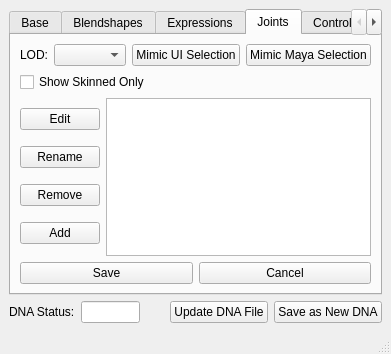
<?xml version="1.0" encoding="UTF-8"?>
<ui version="4.0">
 <class>MainWindow</class>
 <widget class="QMainWindow" name="MainWindow">
  <property name="geometry">
   <rect>
    <x>0</x>
    <y>0</y>
    <width>365</width>
    <height>354</height>
   </rect>
  </property>
  <property name="windowTitle">
   <string>MainWindow</string>
  </property>
  <widget class="QWidget" name="centralwidget">
   <layout class="QVBoxLayout" name="verticalLayout_2">
    <item>
     <widget class="QTabWidget" name="main_tabWidget">
      <property name="currentIndex">
       <number>3</number>
      </property>
      <widget class="QWidget" name="tab_5">
       <attribute name="title">
        <string>Base</string>
       </attribute>
       <layout class="QVBoxLayout" name="verticalLayout_10">
        <item>
         <spacer name="verticalSpacer_3">
          <property name="orientation">
           <enum>Qt::Vertical</enum>
          </property>
          <property name="sizeHint" stdset="0">
           <size>
            <width>20</width>
            <height>40</height>
           </size>
          </property>
         </spacer>
        </item>
        <item>
         <layout class="QHBoxLayout" name="horizontalLayout_9">
          <item>
           <widget class="QLabel" name="dna_path_label">
            <property name="text">
             <string>DNA Path:</string>
            </property>
           </widget>
          </item>
          <item>
           <widget class="QLineEdit" name="dna_path_lineEdit"/>
          </item>
          <item>
           <widget class="QPushButton" name="browse_pushButton">
            <property name="text">
             <string>Browse</string>
            </property>
           </widget>
          </item>
         </layout>
        </item>
        <item>
         <layout class="QGridLayout" name="gridLayout">
          <item row="2" column="3">
           <widget class="QCheckBox" name="lod_7_checkBox">
            <property name="text">
             <string>7</string>
            </property>
           </widget>
          </item>
          <item row="1" column="2">
           <widget class="QCheckBox" name="lod_2_checkBox">
            <property name="text">
             <string>2</string>
            </property>
           </widget>
          </item>
          <item row="1" column="0">
           <widget class="QCheckBox" name="lod_0_checkBox">
            <property name="text">
             <string>0</string>
            </property>
           </widget>
          </item>
          <item row="2" column="2">
           <widget class="QCheckBox" name="lod_6_checkBox">
            <property name="text">
             <string>6</string>
            </property>
           </widget>
          </item>
          <item row="2" column="0">
           <widget class="QCheckBox" name="lod_4_checkBox">
            <property name="text">
             <string>4</string>
            </property>
           </widget>
          </item>
          <item row="1" column="1">
           <widget class="QCheckBox" name="lod_1_checkBox">
            <property name="text">
             <string>1</string>
            </property>
           </widget>
          </item>
          <item row="1" column="3">
           <widget class="QCheckBox" name="lod_3_checkBox">
            <property name="text">
             <string>3</string>
            </property>
           </widget>
          </item>
          <item row="2" column="1">
           <widget class="QCheckBox" name="lod_5_checkBox">
            <property name="text">
             <string>5</string>
            </property>
           </widget>
          </item>
          <item row="0" column="0">
           <widget class="QLabel" name="label_4">
            <property name="text">
             <string>LODs to Build:</string>
            </property>
           </widget>
          </item>
         </layout>
        </item>
        <item>
         <widget class="QPushButton" name="load_dna_build_rig_pushButton">
          <property name="text">
           <string>Load DNA and Build Rig</string>
          </property>
         </widget>
        </item>
        <item>
         <widget class="QCheckBox" name="load_dna_only_checkBox">
          <property name="text">
           <string>Load DNA Only</string>
          </property>
         </widget>
        </item>
        <item>
         <spacer name="verticalSpacer">
          <property name="orientation">
           <enum>Qt::Vertical</enum>
          </property>
          <property name="sizeHint" stdset="0">
           <size>
            <width>20</width>
            <height>40</height>
           </size>
          </property>
         </spacer>
        </item>
        <item>
         <widget class="QPushButton" name="update_base_mesh_pushButton">
          <property name="text">
           <string>Update Base Mesh with Selected</string>
          </property>
         </widget>
        </item>
        <item>
         <layout class="QHBoxLayout" name="horizontalLayout_13">
          <item>
           <widget class="QCheckBox" name="auto_position_neutral_joints_checkBox">
            <property name="text">
             <string>Auto Position Joints</string>
            </property>
           </widget>
          </item>
          <item>
           <widget class="QComboBox" name="basemesh_update_lod_comboBox"/>
          </item>
         </layout>
        </item>
        <item>
         <spacer name="verticalSpacer_2">
          <property name="orientation">
           <enum>Qt::Vertical</enum>
          </property>
          <property name="sizeHint" stdset="0">
           <size>
            <width>20</width>
            <height>40</height>
           </size>
          </property>
         </spacer>
        </item>
       </layout>
      </widget>
      <widget class="QWidget" name="tab">
       <attribute name="title">
        <string>Blendshapes</string>
       </attribute>
       <layout class="QVBoxLayout" name="verticalLayout_6">
        <item>
         <layout class="QHBoxLayout" name="horizontalLayout_12">
          <item>
           <widget class="QLabel" name="label">
            <property name="text">
             <string>Mesh:</string>
            </property>
           </widget>
          </item>
          <item alignment="Qt::AlignRight">
           <widget class="QComboBox" name="mesh_blendshape_comboBox">
            <property name="sizePolicy">
             <sizepolicy hsizetype="MinimumExpanding" vsizetype="Fixed">
              <horstretch>0</horstretch>
              <verstretch>0</verstretch>
             </sizepolicy>
            </property>
            <property name="minimumSize">
             <size>
              <width>200</width>
              <height>0</height>
             </size>
            </property>
           </widget>
          </item>
         </layout>
        </item>
        <item>
         <layout class="QHBoxLayout" name="horizontalLayout_5">
          <item>
           <layout class="QVBoxLayout" name="verticalLayout">
            <item>
             <widget class="QPushButton" name="edit_blendshape_pushButton">
              <property name="text">
               <string>Edit</string>
              </property>
             </widget>
            </item>
            <item>
             <widget class="QPushButton" name="clear_blendshape_pushButton">
              <property name="text">
               <string>Remove</string>
              </property>
             </widget>
            </item>
            <item>
             <widget class="QPushButton" name="rename_blendshape_pushButton">
              <property name="text">
               <string>Rename</string>
              </property>
             </widget>
            </item>
           </layout>
          </item>
          <item>
           <widget class="QListWidget" name="blendshape_listWidget"/>
          </item>
         </layout>
        </item>
        <item>
         <layout class="QHBoxLayout" name="horizontalLayout_7">
          <item>
           <widget class="QPushButton" name="save_blendshape_pushButton">
            <property name="text">
             <string>Save</string>
            </property>
           </widget>
          </item>
          <item>
           <widget class="QPushButton" name="cancel_blendshape_pushButton">
            <property name="text">
             <string>Cancel</string>
            </property>
           </widget>
          </item>
         </layout>
        </item>
       </layout>
      </widget>
      <widget class="QWidget" name="tab_2">
       <attribute name="title">
        <string>Expressions</string>
       </attribute>
       <layout class="QVBoxLayout" name="verticalLayout_7">
        <item>
         <layout class="QHBoxLayout" name="horizontalLayout">
          <item>
           <layout class="QVBoxLayout" name="verticalLayout_3">
            <item>
             <widget class="QPushButton" name="edit_expression_pushButton">
              <property name="text">
               <string>Edit</string>
              </property>
             </widget>
            </item>
            <item>
             <widget class="QPushButton" name="clear_expression_pushButton">
              <property name="text">
               <string>Clear</string>
              </property>
             </widget>
            </item>
            <item>
             <widget class="QPushButton" name="rename_expression_pushButton">
              <property name="text">
               <string>Rename</string>
              </property>
             </widget>
            </item>
           </layout>
          </item>
          <item>
           <widget class="QListWidget" name="expression_listWidget"/>
          </item>
         </layout>
        </item>
        <item>
         <layout class="QHBoxLayout" name="horizontalLayout_8">
          <item>
           <widget class="QPushButton" name="save_expression_pushButton">
            <property name="text">
             <string>Save</string>
            </property>
           </widget>
          </item>
          <item>
           <widget class="QPushButton" name="cancel_expression_pushButton">
            <property name="text">
             <string>Cancel</string>
            </property>
           </widget>
          </item>
         </layout>
        </item>
       </layout>
      </widget>
      <widget class="QWidget" name="tab_3">
       <attribute name="title">
        <string>Joints</string>
       </attribute>
       <layout class="QVBoxLayout" name="verticalLayout_5">
        <item>
         <layout class="QHBoxLayout" name="horizontalLayout_11">
          <item alignment="Qt::AlignLeft">
           <widget class="QLabel" name="label_3">
            <property name="text">
             <string>LOD:</string>
            </property>
           </widget>
          </item>
          <item alignment="Qt::AlignLeft">
           <widget class="QComboBox" name="joint_lod_comboBox"/>
          </item>
          <item>
           <spacer name="horizontalSpacer_2">
            <property name="orientation">
             <enum>Qt::Horizontal</enum>
            </property>
            <property name="sizeHint" stdset="0">
             <size>
              <width>40</width>
              <height>20</height>
             </size>
            </property>
           </spacer>
          </item>
          <item>
           <widget class="QPushButton" name="mimic_ui_joint_selection_pushButton">
            <property name="text">
             <string>Mimic UI Selection</string>
            </property>
           </widget>
          </item>
          <item>
           <widget class="QPushButton" name="mimic_joint_selection_pushButton">
            <property name="text">
             <string>Mimic Maya Selection</string>
            </property>
           </widget>
          </item>
         </layout>
        </item>
        <item>
         <widget class="QCheckBox" name="show_skinned_joints_only_checkBox">
          <property name="text">
           <string>Show Skinned Only</string>
          </property>
         </widget>
        </item>
        <item>
         <layout class="QHBoxLayout" name="horizontalLayout_4">
          <item>
           <layout class="QVBoxLayout" name="verticalLayout_4">
            <item>
             <widget class="QPushButton" name="edit_joint_pushButton">
              <property name="text">
               <string>Edit</string>
              </property>
             </widget>
            </item>
            <item>
             <widget class="QPushButton" name="rename_joint_pushButton">
              <property name="text">
               <string>Rename</string>
              </property>
             </widget>
            </item>
            <item>
             <widget class="QPushButton" name="remove_joint_pushButton">
              <property name="text">
               <string>Remove</string>
              </property>
             </widget>
            </item>
            <item>
             <widget class="QPushButton" name="add_joint_pushButton">
              <property name="text">
               <string>Add</string>
              </property>
             </widget>
            </item>
           </layout>
          </item>
          <item>
           <widget class="QTreeWidget" name="joint_treeWidget">
            <property name="lineWidth">
             <number>1</number>
            </property>
            <property name="selectionMode">
             <enum>QAbstractItemView::ExtendedSelection</enum>
            </property>
            <attribute name="headerVisible">
             <bool>false</bool>
            </attribute>
            <column>
             <property name="text">
              <string notr="true">1</string>
             </property>
            </column>
           </widget>
          </item>
         </layout>
        </item>
        <item>
         <layout class="QHBoxLayout" name="horizontalLayout_3">
          <item>
           <widget class="QPushButton" name="save_joint_pushButton">
            <property name="text">
             <string>Save</string>
            </property>
           </widget>
          </item>
          <item>
           <widget class="QPushButton" name="cancel_joint_pushButton">
            <property name="text">
             <string>Cancel</string>
            </property>
           </widget>
          </item>
         </layout>
        </item>
       </layout>
      </widget>
      <widget class="QWidget" name="tab_4">
       <attribute name="title">
        <string>Controls</string>
       </attribute>
       <layout class="QVBoxLayout" name="verticalLayout_9">
        <item>
         <layout class="QHBoxLayout" name="horizontalLayout_6">
          <item>
           <layout class="QVBoxLayout" name="verticalLayout_8">
            <item>
             <widget class="QPushButton" name="edit_control_pushButton">
              <property name="text">
               <string>Edit</string>
              </property>
             </widget>
            </item>
            <item>
             <widget class="QPushButton" name="rename_control_pushButton">
              <property name="text">
               <string>Rename</string>
              </property>
             </widget>
            </item>
            <item>
             <widget class="QPushButton" name="remove_control_pushButton">
              <property name="text">
               <string>Remove</string>
              </property>
             </widget>
            </item>
            <item>
             <widget class="QPushButton" name="add_control_pushButton">
              <property name="text">
               <string>Add</string>
              </property>
             </widget>
            </item>
           </layout>
          </item>
          <item>
           <widget class="QListView" name="controls_listView"/>
          </item>
         </layout>
        </item>
        <item>
         <layout class="QHBoxLayout" name="horizontalLayout_2">
          <item>
           <widget class="QPushButton" name="save_control_pushButton">
            <property name="text">
             <string>Save</string>
            </property>
           </widget>
          </item>
          <item>
           <widget class="QPushButton" name="cancel_control_pushButton">
            <property name="text">
             <string>Cancel</string>
            </property>
           </widget>
          </item>
         </layout>
        </item>
       </layout>
      </widget>
      <widget class="QWidget" name="tab_6">
       <attribute name="title">
        <string>Skinning</string>
       </attribute>
      </widget>
     </widget>
    </item>
    <item>
     <layout class="QHBoxLayout" name="horizontalLayout_10">
      <item>
       <widget class="QLabel" name="dna_status_label">
        <property name="text">
         <string>DNA Status:</string>
        </property>
       </widget>
      </item>
      <item>
       <widget class="QLineEdit" name="dna_status_lineEdit">
        <property name="maximumSize">
         <size>
          <width>75</width>
          <height>16777215</height>
         </size>
        </property>
       </widget>
      </item>
      <item>
       <spacer name="horizontalSpacer">
        <property name="orientation">
         <enum>Qt::Horizontal</enum>
        </property>
        <property name="sizeHint" stdset="0">
         <size>
          <width>40</width>
          <height>20</height>
         </size>
        </property>
       </spacer>
      </item>
      <item>
       <widget class="QPushButton" name="update_dna_file_pushButton">
        <property name="text">
         <string>Update DNA File</string>
        </property>
       </widget>
      </item>
      <item>
       <widget class="QPushButton" name="save_as_new_dna_pushButton">
        <property name="text">
         <string>Save as New DNA</string>
        </property>
       </widget>
      </item>
     </layout>
    </item>
   </layout>
  </widget>
  <widget class="QMenuBar" name="menubar">
   <property name="geometry">
    <rect>
     <x>0</x>
     <y>0</y>
     <width>365</width>
     <height>21</height>
    </rect>
   </property>
  </widget>
  <widget class="QStatusBar" name="statusbar"/>
 </widget>
 <resources/>
 <connections/>
</ui>
